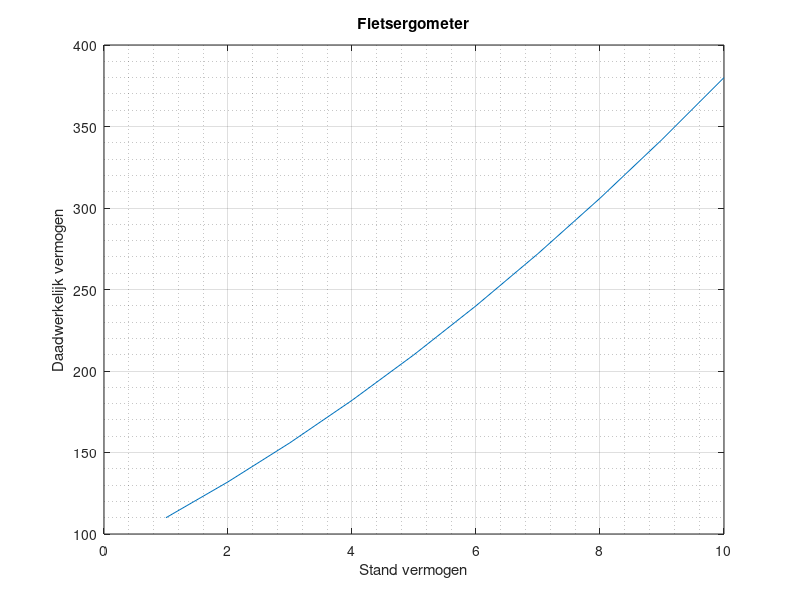

This figure's MATLAB source:
vectorA = 10:20;
resultaatVector(1)  = vectorA(1)* vectorA(2);   %10*11
resultaatVector(2)  = vectorA(2)* vectorA(3);   %11*12
resultaatVector(3)  = vectorA(3)* vectorA(4);   %12*13
resultaatVector(4)  = vectorA(4)* vectorA(5);   %13*14
resultaatVector(5)  = vectorA(5)* vectorA(6);   %14*15
resultaatVector(6)  = vectorA(6)* vectorA(7);   %15*16
resultaatVector(7)  = vectorA(7)* vectorA(8);   %16*17
resultaatVector(8)  = vectorA(8)* vectorA(9);   %17*18
resultaatVector(9)  = vectorA(9)* vectorA(10);  %18*19
resultaatVector(10) = vectorA(10)* vectorA(11); %19*20
plot(resultaatVector)
xlabel('Stand vermogen')
ylabel('Daadwerkelijk vermogen')
title('Fietsergometer')
grid on
grid minor